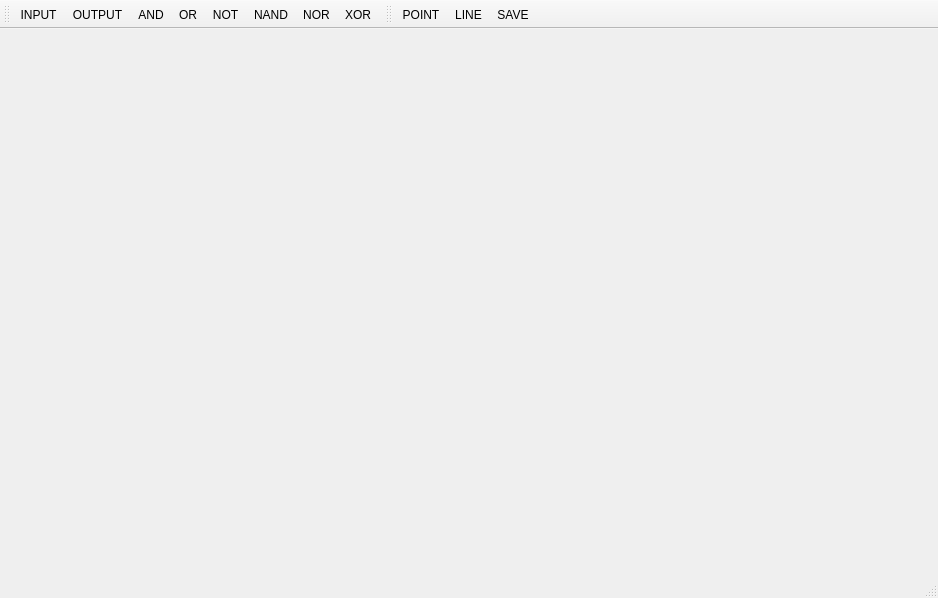
<?xml version="1.0" encoding="UTF-8"?>
<ui version="4.0">
 <class>MainWindow</class>
 <widget class="QMainWindow" name="MainWindow">
  <property name="geometry">
   <rect>
    <x>0</x>
    <y>0</y>
    <width>938</width>
    <height>598</height>
   </rect>
  </property>
  <property name="windowTitle">
   <string>MainWindow</string>
  </property>
  <widget class="QWidget" name="centralWidget">
   <layout class="QHBoxLayout" name="horizontalLayout">
    <item>
     <widget class="CircuitViewer" name="cv" native="true">
      <property name="sizePolicy">
       <sizepolicy hsizetype="MinimumExpanding" vsizetype="Preferred">
        <horstretch>0</horstretch>
        <verstretch>0</verstretch>
       </sizepolicy>
      </property>
      <property name="minimumSize">
       <size>
        <width>200</width>
        <height>200</height>
       </size>
      </property>
     </widget>
    </item>
   </layout>
  </widget>
  <widget class="QMenuBar" name="menuBar">
   <property name="geometry">
    <rect>
     <x>0</x>
     <y>0</y>
     <width>938</width>
     <height>25</height>
    </rect>
   </property>
  </widget>
  <widget class="QToolBar" name="gatesToolbar">
   <property name="acceptDrops">
    <bool>false</bool>
   </property>
   <property name="movable">
    <bool>true</bool>
   </property>
   <property name="iconSize">
    <size>
     <width>35</width>
     <height>30</height>
    </size>
   </property>
   <property name="toolButtonStyle">
    <enum>Qt::ToolButtonIconOnly</enum>
   </property>
   <property name="floatable">
    <bool>false</bool>
   </property>
   <attribute name="toolBarArea">
    <enum>TopToolBarArea</enum>
   </attribute>
   <attribute name="toolBarBreak">
    <bool>false</bool>
   </attribute>
   <addaction name="actionINPUT"/>
   <addaction name="actionOUTPUT"/>
   <addaction name="actionAND"/>
   <addaction name="actionOR"/>
   <addaction name="actionNOT"/>
   <addaction name="actionNAND"/>
   <addaction name="actionNOR"/>
   <addaction name="actionXOR"/>
  </widget>
  <widget class="QStatusBar" name="statusBar"/>
  <widget class="QToolBar" name="pointerToolbar">
   <property name="windowTitle">
    <string>toolBar</string>
   </property>
   <attribute name="toolBarArea">
    <enum>TopToolBarArea</enum>
   </attribute>
   <attribute name="toolBarBreak">
    <bool>false</bool>
   </attribute>
   <addaction name="actionPOINT"/>
   <addaction name="actionLINE"/>
   <addaction name="actionSAVE"/>
  </widget>
  <action name="actionAND">
   <property name="icon">
    <iconset resource="resource.qrc">
     <normaloff>:/AND</normaloff>:/AND</iconset>
   </property>
   <property name="text">
    <string>AND</string>
   </property>
   <property name="toolTip">
    <string>AND</string>
   </property>
  </action>
  <action name="actionINPUT">
   <property name="icon">
    <iconset resource="resource.qrc">
     <normaloff>:/INPUT</normaloff>:/INPUT</iconset>
   </property>
   <property name="text">
    <string>INPUT</string>
   </property>
  </action>
  <action name="actionOUTPUT">
   <property name="icon">
    <iconset resource="resource.qrc">
     <normaloff>:/OUTPUT</normaloff>:/OUTPUT</iconset>
   </property>
   <property name="text">
    <string>OUTPUT</string>
   </property>
   <property name="toolTip">
    <string>OUTPUT</string>
   </property>
  </action>
  <action name="actionOR">
   <property name="icon">
    <iconset resource="resource.qrc">
     <normaloff>:/OR</normaloff>:/OR</iconset>
   </property>
   <property name="text">
    <string>OR</string>
   </property>
   <property name="toolTip">
    <string>OR</string>
   </property>
  </action>
  <action name="actionNOR">
   <property name="icon">
    <iconset resource="resource.qrc">
     <normaloff>:/NOR</normaloff>:/NOR</iconset>
   </property>
   <property name="text">
    <string>NOR</string>
   </property>
   <property name="toolTip">
    <string>NOR</string>
   </property>
  </action>
  <action name="actionNOT">
   <property name="icon">
    <iconset resource="resource.qrc">
     <normaloff>:/NOT</normaloff>:/NOT</iconset>
   </property>
   <property name="text">
    <string>NOT</string>
   </property>
   <property name="toolTip">
    <string>NOT</string>
   </property>
  </action>
  <action name="actionXOR">
   <property name="icon">
    <iconset resource="resource.qrc">
     <normaloff>:/XOR</normaloff>:/XOR</iconset>
   </property>
   <property name="text">
    <string>XOR</string>
   </property>
   <property name="toolTip">
    <string>XOR</string>
   </property>
  </action>
  <action name="actionNAND">
   <property name="icon">
    <iconset resource="resource.qrc">
     <normaloff>:/NAND</normaloff>:/NAND</iconset>
   </property>
   <property name="text">
    <string>NAND</string>
   </property>
   <property name="toolTip">
    <string>NAND</string>
   </property>
  </action>
  <action name="actionPOINT">
   <property name="checkable">
    <bool>true</bool>
   </property>
   <property name="icon">
    <iconset resource="resource.qrc">
     <normaloff>:/POINT</normaloff>:/POINT</iconset>
   </property>
   <property name="text">
    <string>POINT</string>
   </property>
   <property name="toolTip">
    <string>Select</string>
   </property>
  </action>
  <action name="actionLINE">
   <property name="checkable">
    <bool>true</bool>
   </property>
   <property name="icon">
    <iconset resource="resource.qrc">
     <normaloff>:/LINE</normaloff>:/LINE</iconset>
   </property>
   <property name="text">
    <string>LINE</string>
   </property>
  </action>
  <action name="actionSAVE">
   <property name="icon">
    <iconset resource="resource.qrc">
     <normaloff>:/SAVE</normaloff>:/SAVE</iconset>
   </property>
   <property name="text">
    <string>SAVE</string>
   </property>
   <property name="toolTip">
    <string>Save</string>
   </property>
  </action>
 </widget>
 <layoutdefault spacing="6" margin="11"/>
 <customwidgets>
  <customwidget>
   <class>CircuitViewer</class>
   <extends>QWidget</extends>
   <header>circuitviewer.h</header>
   <container>1</container>
   <slots>
    <slot>addItem(QAction*)</slot>
    <slot>setMode(QAction*)</slot>
    <slot>record()</slot>
   </slots>
  </customwidget>
 </customwidgets>
 <resources>
  <include location="resource.qrc"/>
 </resources>
 <connections>
  <connection>
   <sender>gatesToolbar</sender>
   <signal>actionTriggered(QAction*)</signal>
   <receiver>cv</receiver>
   <slot>addItem(QAction*)</slot>
   <hints>
    <hint type="sourcelabel">
     <x>45</x>
     <y>51</y>
    </hint>
    <hint type="destinationlabel">
     <x>480</x>
     <y>256</y>
    </hint>
   </hints>
  </connection>
  <connection>
   <sender>pointerToolbar</sender>
   <signal>actionTriggered(QAction*)</signal>
   <receiver>cv</receiver>
   <slot>setMode(QAction*)</slot>
   <hints>
    <hint type="sourcelabel">
     <x>512</x>
     <y>46</y>
    </hint>
    <hint type="destinationlabel">
     <x>520</x>
     <y>196</y>
    </hint>
   </hints>
  </connection>
  <connection>
   <sender>actionSAVE</sender>
   <signal>triggered()</signal>
   <receiver>cv</receiver>
   <slot>record()</slot>
   <hints>
    <hint type="sourcelabel">
     <x>-1</x>
     <y>-1</y>
    </hint>
    <hint type="destinationlabel">
     <x>468</x>
     <y>323</y>
    </hint>
   </hints>
  </connection>
 </connections>
</ui>
